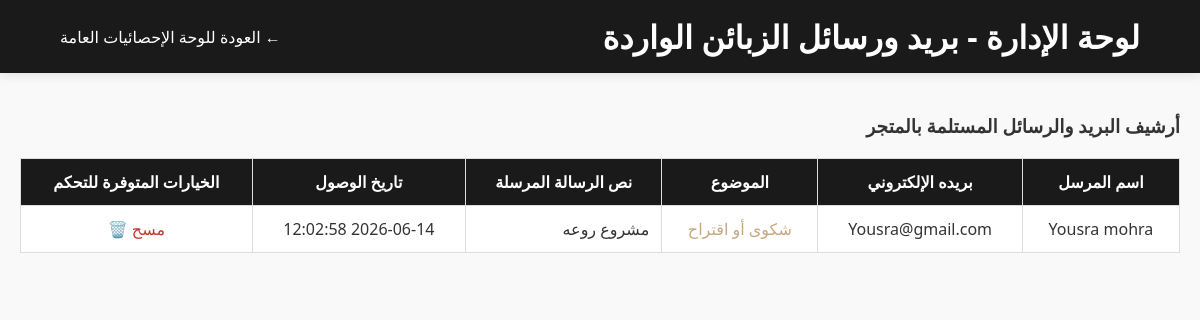
The app's page /admin_messages.php (signed in) with its own data.
### tables this page shows
CREATE TABLE `contacts` (
  `message_id` int(11) NOT NULL,
  `name` varchar(100) NOT NULL,
  `email` varchar(100) NOT NULL,
  `subject` varchar(100) DEFAULT NULL,
  `message` text NOT NULL,
  `is_read` tinyint(1) DEFAULT 0,
  `submitted_at` timestamp NOT NULL DEFAULT current_timestamp()
);

### config.php (called while the page is built, shortened)
<?php
function sanitize($data) {
    return htmlspecialchars(trim($data), ENT_QUOTES, 'UTF-8');
}
?>

### admin_messages.php (the view, shortened to what this page needs)
<?php
include_once 'config.php';
$messages = $pdo->query("SELECT * FROM contacts ORDER BY submitted_at DESC")->fetchAll();
?>
<!DOCTYPE html>
<html lang="ar">
<head>
    <link rel="stylesheet" href="style.css">
</head>
<body>
<header>
    <h1>لوحة الإدارة - بريد ورسائل الزبائن الواردة</h1>
    <a href="admin_dashboard.php" style="color:#fff; text-decoration:none;">&larr; العودة للوحة الإحصائيات العامة</a>
</header>
<div class="container">
    <h3>أرشيف البريد والرسائل المستلمة بالمتجر</h3>
    <table>
        <thead>
            <tr>
                <th>اسم المرسل</th>
                <th>بريده الإلكتروني</th>
                <th>الموضوع</th>
                <th>نص الرسالة المرسلة</th>
                <th>تاريخ الوصول</th>
                <th>الخيارات المتوفرة للتحكم</th>
            </tr>
        </thead>
        <tbody>
            <?php foreach($messages as $m): ?>
                <tr style="<?php if(!$m['is_read']) echo 'background-color: #fcf8e3; font-weight:bold;'; ?>">
                    <td><?php echo sanitize($m['name']); ?></td>
                    <td><?php echo sanitize($m['email']); ?></td>
                    <td><span style="color:var(--accent-color);"><?php echo sanitize($m['subject']); ?></span></td>
                    <td style="text-align:right; max-width:300px;"><?php echo nl2br(sanitize($m['message'])); ?></td>
                    <td><?php echo $m['submitted_at']; ?></td>
                    <td>
                        <a href="admin_messages.php?delete=<?php echo $m['message_id']; ?>" onclick="return confirm('هل تودين حذف الرسالة نهائياً يسرى؟');" style="color:var(--danger); text-decoration:none;">مسح 🗑️</a>
                    </td>
                </tr>
            <?php endforeach; ?>
        </tbody>
    </table>
</div>
</body>
</html>

### style.css (style rules this page uses)
:root { --primary-color: #1a1a1a; --accent-color: #c5a880; --bg-color: #f9f9f9; --text-color: #333; --card-bg: #ffffff; --success: #27ae60; --danger: #c0392b; }
* { box-sizing: border-box; margin: 0; padding: 0; font-family: 'Segoe UI', Tahoma, Geneva, Verdana, sans-serif; }
body { background-color: var(--bg-color); color: var(--text-color); direction: rtl; text-align: right; }
header { background-color: var(--primary-color); color: #fff; padding: 15px 5%; display: flex; justify-content: space-between; align-items: center; position: sticky; top: 0; z-index: 1000; box-shadow: 0 2px 10px rgba(0,0,0,0.1); }
.container { max-width: 1200px; margin: 40px auto; padding: 0 20px; }
table { width: 100%; border-collapse: collapse; margin-top: 20px; background: #fff; }
th, td { padding: 12px; border: 1px solid #ddd; text-align: center; }
th { background-color: var(--primary-color); color: #fff; }

### records on screen
contacts: name "Yousra mohra", email "Yousra@gmail.com", subject "شكوى أو اقتراح", message "مشروع روعه", submitted_at "2026-06-14 12:02:58"
